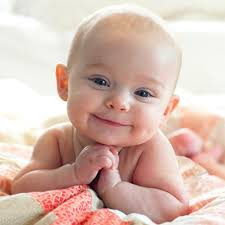
#> input picture data/test1.jpg, 225 x 225 px
$ jupyter execute Face-Detection-and-Tracking.ipynb   (shell and % lines are left out)
#> lines starting #> are read from the running program, lines starting #| are printed output that depends on the picture; after the words box and inside, x2 and y2 are one past the last pixel; in counts of white or black regions, pixels touching at a corner belong together
# Face Detection Using OpenCV

OpenCV already contains many pre-trained classifiers for face, eyes, smile etc. Those pre-trained XML files are stored in opencv/data/. For face detection specifically, there are two pre-trained classifiers

1. Haar Cascade Classifier
2. LBP Cascade Classifier

**`Haar Cascade Classifier`** is more accurate but slower while **`LBP Cascade Classifier`** is less accurate but fast. I will show you to use both.

Let's import required libraries first

[cell 1]
#import required libraries
import numpy as np
import cv2
import matplotlib.pyplot as plt
import time

## Haar Cascade Face Detection

A more accurate but slow OpenCV face detector. XML files for Haar Cascade are stored in `opencv/data/haarcascades/` folder. I have also copied one in `data` folder of this repo.

First we need to load the required XML classifier. Then load our input image in grayscale mode. Many operations in OpenCV are done in grayscale.

[cell 2]
#load cascade classifier training file for haarcascade
haar_face_cascade = cv2.CascadeClassifier('data/haarcascade_frontalface_alt.xml')

#load test iamge
test1 = cv2.imread('data/test1.jpg')
#> test1 is the input picture: shape (225, 225, 3); mean B, G, R 175.9, 186.9, 214.8

#convert the test image to gray image as opencv face detector expects gray images
gray_img = cv2.cvtColor(test1, cv2.COLOR_BGR2GRAY)
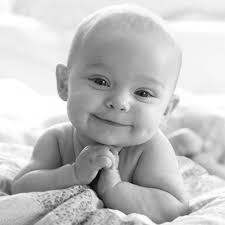
#> gray_img: shape (225, 225); min 1, max 255, mean 194

#display the gray image
# cv2.imshow('Test Imag', test_img)
# cv2.waitKey(0)
# cv2.destroyAllWindows()

plt.imshow(gray_img, cmap='gray')

* **`cv2.waitKey()`** is a keyboard binding function. Its argument is the time in milliseconds. The function waits for specified milliseconds for any keyboard event. If you press any key in that time, the program continues. If 0 is passed, it waits indefinitely for a key stroke. It can also be set to detect specific key strokes like, if key a is pressed etc.
* **`cv2.destroyAllWindows()`** simply destroys all the windows we created.

Now we find the faces in the image with `detectMultiScale`. If faces are found, this function returns the positions of detected faces as Rect(x,y,w,h).

[cell 3]
#let's detect multiscale (some images may be closer to camera than others) images
faces = haar_face_cascade.detectMultiScale(gray_img, scaleFactor=1.1, minNeighbors=5);
#> faces = [[68, 45, 107, 107]]

#print the number of faces found
print('Faces found: ', len(faces))
#| Faces found:  1

This function detects the faces in given test image and following are details of its options.

* The `detectMultiScale` function is a general function that detects objects. Since we are calling it on the face cascade, that’s what it detects. The first option is the grayscale image.

* The second is the `scaleFactor`. Since some faces may be closer to the camera, they would appear bigger than those faces in the back. The scale factor compensates for this.

* The detection algorithm uses a moving window to detect objects. `minNeighbors` defines how many objects are detected near the current one before it declares the face found.

Next, let's loop over the list of faces (rectangles) it returned and draw those rectangles using built in OpenCV `rectangle` function on our original colored image to see if it detected the right faces.

[cell 4]
#go over list of faces and draw them as rectangles on original colored img
for (x, y, w, h) in faces:
    cv2.rectangle(test1, (x, y), (x+w, y+h), (0, 255, 0), 2)
#> this loop made 1 pass
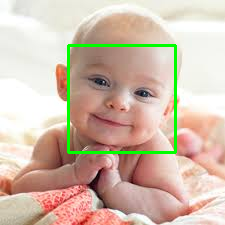
#> test1: shape (225, 225, 3); 2.53% of pixels changed, all inside (x1, y1, x2, y2) = (67, 44, 177, 154)

Display the original image to see rectangles drawn and verify that detected faces are really faces and not false positives.

[cell 5]
plt.imshow(test1)
#cv2.imshow('Faces drawn', test_img)
# cv2.waitKey(0)
# cv2.destroyAllWindows()

## Grouping Code into a Function

It would be easy and reusable if we grouped this code into a function so let's make a function out of this code.

[cell 6]
def detect_faces(f_cascade, colored_img):
    img_copy = np.copy(colored_img)
    #convert the test image to gray image as opencv face detector expects gray images
    gray = cv2.cvtColor(img_copy, cv2.COLOR_BGR2GRAY)

    #let's detect multiscale (some images may be closer to camera than others) images
    faces = f_cascade.detectMultiScale(gray, scaleFactor=1.1, minNeighbors=5);

    #go over list of faces and draw them as rectangles on original colored img
    for (x, y, w, h) in faces:
        cv2.rectangle(img_copy, (x, y), (x+w, y+h), (0, 255, 0), 2)

    return img_copy

Now let's try this function on another image.

[cell 7]
#load another image
test2 = cv2.imread('data/test2.jpg')
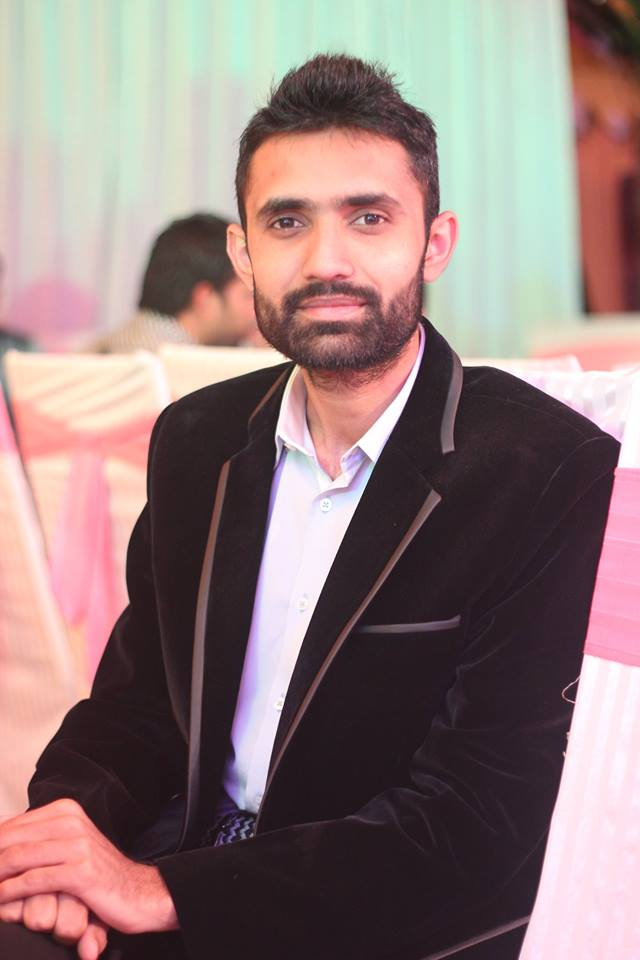
#> input picture data/test2.jpg, 640 x 960 px
#> test2 is the input picture: shape (960, 640, 3); mean B, G, R 123.4, 124.7, 146.5

#call our function to detect faces
faces_detected_img = detect_faces(haar_face_cascade, test2)
#> in detect_faces, `gray = cv2.cvtColor(img_copy, cv2.COLOR_BGR2GRAY)`:
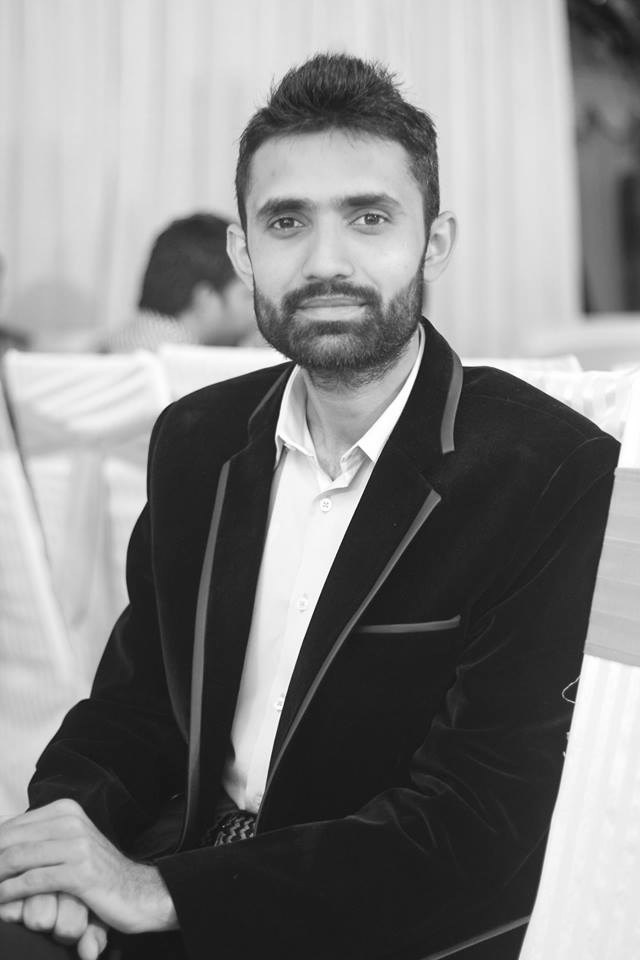
#> gray: shape (960, 640); min 9, max 255, mean 131.1
#> in detect_faces, `faces = f_cascade.detectMultiScale(gray, scaleFactor=1.1, minNeighbors..`: faces = [[216, 129, 229, 229]]
#> the loop in detect_faces, `for (x, y, w, h) in faces:` made 1 pass
#> after the loop in detect_faces, `for (x, y, w, h) in faces:`:
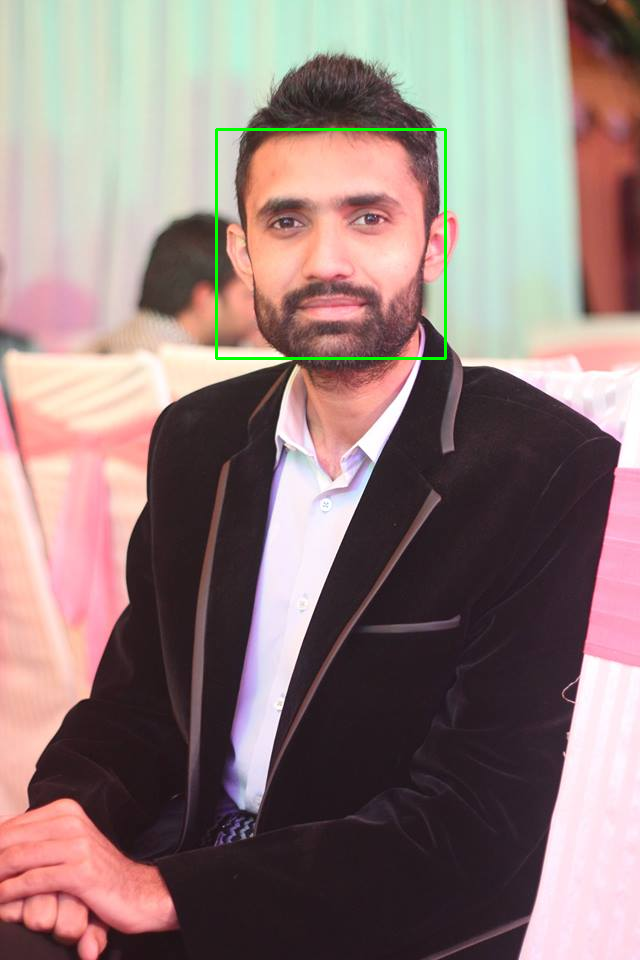
#> img_copy: shape (960, 640, 3); 0.45% of pixels changed, all inside (x1, y1, x2, y2) = (215, 128, 447, 360)

#show image
plt.imshow(faces_detected_img)
#cv2.imshow('Faces drawn', test_img)
# cv2.waitKey(0)
# cv2.destroyAllWindows()

## LBP Cascade Face Detection

A less accurate but fast OpenCV face detector. XML files for LBP Cascade are stored in `opencv/data/lbpcascades/` folder. I have also copied one in `data` folder of this repo.

[cell 8]
#load cascade classifier training file for lbpcascade
lbp_face_cascade = cv2.CascadeClassifier('data/lbpcascade_frontalface.xml')

#load test image
test2 = cv2.imread('data/test2.jpg')
#call our function to detect faces
faces_detected_img = detect_faces(lbp_face_cascade, test2)
#> in detect_faces (call 2), `faces = f_cascade.detectMultiScale(gray, scaleFactor=1.1, minNeighbors..`: faces = [[213, 129, 233, 233]]
#> the loop in detect_faces (call 2), `for (x, y, w, h) in faces:` made 1 pass
#> after the loop in detect_faces (call 2), `for (x, y, w, h) in faces:`:
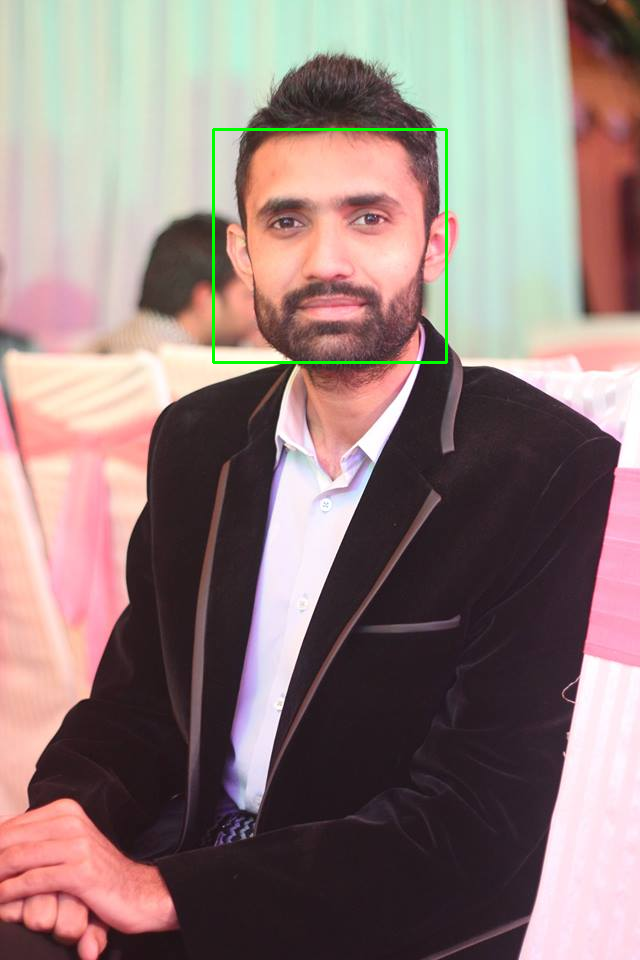
#> img_copy: shape (960, 640, 3); 0.45% of pixels changed, all inside (x1, y1, x2, y2) = (212, 128, 448, 364)

#show image
plt.imshow(faces_detected_img)
#cv2.imshow('Faces drawn', test_img)
#cv2.waitKey(0)
#cv2.destroyAllWindows()

## Comparison between Haar and LBP Cascade Classifier

We will run both `Haar` and `LBP` on two test images to see accuracy and time delay of each.

[cell 9]
#load cascade classifier training file for haarcascade
haar_face_cascade = cv2.CascadeClassifier('data/haarcascade_frontalface_alt.xml')
#load cascade classifier training file for lbpcascade
lbp_face_cascade = cv2.CascadeClassifier('data/lbpcascade_frontalface.xml')

#load test image1
test1 = cv2.imread('data/test1.jpg')
#load test image2
test2 = cv2.imread('data/test2.jpg')

### Test1

[cell 10]
#------------HAAR-----------
#note time before detection
t1 = time.time()

#call our function to detect faces
haar_detected_img = detect_faces(haar_face_cascade, test2)

#note time after detection
t2 = time.time()
#calculate time difference
dt1 = t2 - t1
#print the time differene

#------------LBP-----------
#note time before detection
t1 = time.time()

lbp_detected_img = detect_faces(lbp_face_cascade, test2)

#note time after detection
t2 = time.time()
#calculate time difference
dt2 = t2 - t1
#print the time differene

#----------Let's do some fancy drawing-------------
#create a figure of 2 plots (one for Haar and one for LBP)
f, (ax1, ax2) = plt.subplots(1, 2, figsize=(20, 10))

#show Haar image
ax1.set_title('Haar Detection time: ' + str(round(dt1, 3)) + ' secs')
ax1.imshow(haar_detected_img)

#show LBP image
ax2.set_title('LBP Detection time: ' + str(round(dt2, 3)) + ' secs')
ax2.imshow(lbp_detected_img)

#show images
# plt.imshow(faces_detected_img)
#> figure, not shown here; B, G, R data is drawn as R, G, B

- **Accuracy:** Both `Haar` and `LBP` were able to detect face successfully.
- **Speed:** `Haar` took _0.17 secs_ while `LBP` was fast and took _0.05 secs_.

### Test2

[cell 11]
#------------HAAR-----------
#note time before detection
t1 = time.time()

#call our function to detect faces
haar_detected_img = detect_faces(haar_face_cascade, test1)

#note time after detection
t2 = time.time()
#calculate time difference
dt1 = t2 - t1
#print the time differene

#------------LBP-----------
#note time before detection
t1 = time.time()

lbp_detected_img = detect_faces(lbp_face_cascade, test1)

#note time after detection
t2 = time.time()
#calculate time difference
dt2 = t2 - t1
#print the time differene

#----------Let's do some fancy drawing-------------
#create a figure of 2 plots (one for Haar and one for LBP)
f, (ax1, ax2) = plt.subplots(1, 2, figsize=(20, 10))

#show Haar image
ax1.set_title('Haar Detection time: ' + str(round(dt1, 3)) + ' secs')
ax1.imshow(haar_detected_img)

#show LBP image
ax2.set_title('LBP Detection time: ' + str(round(dt2, 3)) + ' secs')
ax2.imshow(lbp_detected_img)

#show images
# plt.imshow(faces_detected_img)
#> figure, not shown here; B, G, R data is drawn as R, G, B
